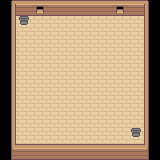

This game map was drawn from its Tiled (.tmx) file and the tilesets committed beside it. A one-line description and the full map source follow:
An orthogonal 10x10 tile map with 16x16 px tiles, 2 tile layers (Tile Layer 1, Tile Layer 2).

<map version="1.10" tiledversion="1.11.2" orientation="orthogonal" renderorder="right-down" width="10" height="10" tilewidth="16" tileheight="16" infinite="0" nextlayerid="3" nextobjectid="1">
 <editorsettings>
  <export target="ground_floor.tmj" format="json" />
 </editorsettings>
 <tileset firstgid="1" source="Wooden House.tsx" />
 <layer id="1" name="Tile Layer 1" width="10" height="10">
  <data encoding="csv">
8,9,2,9,9,9,9,2,9,10,
15,16,16,16,16,16,16,16,16,17,
15,16,16,16,16,16,16,16,16,17,
15,16,16,16,16,16,16,16,16,17,
15,16,16,16,16,16,16,16,16,17,
15,16,16,16,16,16,16,16,16,17,
15,16,16,16,16,16,16,16,16,17,
15,16,16,16,16,16,16,16,16,17,
15,16,16,16,16,16,16,16,16,17,
22,23,23,23,23,23,23,23,23,24
</data>
 </layer>
 <layer id="2" name="Tile Layer 2" width="10" height="10">
  <data encoding="csv">
0,0,0,0,0,0,0,0,0,0,
0,29,0,0,0,0,0,0,0,0,
0,0,0,0,0,0,0,0,0,0,
0,0,0,0,0,0,0,0,0,0,
0,0,0,0,0,0,0,0,0,0,
0,0,0,0,0,0,0,0,0,0,
0,0,0,0,0,0,0,0,0,0,
0,0,0,0,0,0,0,0,0,0,
0,0,0,0,0,0,0,0,29,0,
0,0,0,0,0,0,0,0,0,0
</data>
 </layer>
</map>
